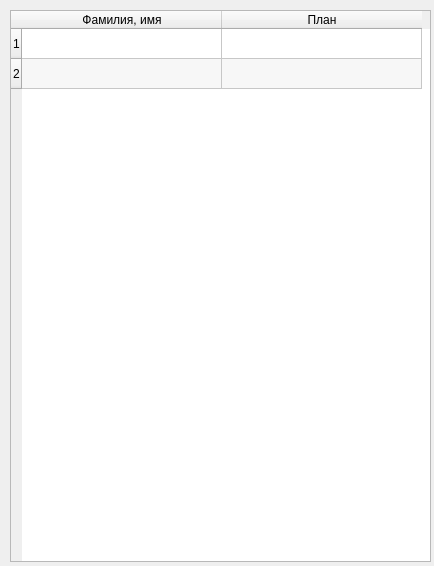
<?xml version="1.0" encoding="UTF-8"?>
<ui version="4.0">
 <class>plans</class>
 <widget class="QWidget" name="plans">
  <property name="geometry">
   <rect>
    <x>0</x>
    <y>0</y>
    <width>434</width>
    <height>566</height>
   </rect>
  </property>
  <property name="windowTitle">
   <string>Планы</string>
  </property>
  <widget class="QTableWidget" name="pl_table">
   <property name="geometry">
    <rect>
     <x>10</x>
     <y>10</y>
     <width>421</width>
     <height>552</height>
    </rect>
   </property>
   <property name="mouseTracking">
    <bool>true</bool>
   </property>
   <property name="dragEnabled">
    <bool>false</bool>
   </property>
   <property name="alternatingRowColors">
    <bool>true</bool>
   </property>
   <property name="sortingEnabled">
    <bool>false</bool>
   </property>
   <attribute name="horizontalHeaderDefaultSectionSize">
    <number>200</number>
   </attribute>
   <row>
    <property name="text">
     <string>1</string>
    </property>
   </row>
   <row>
    <property name="text">
     <string>2</string>
    </property>
   </row>
   <column>
    <property name="text">
     <string>Фамилия, имя</string>
    </property>
    <property name="font">
     <font>
      <italic>false</italic>
     </font>
    </property>
   </column>
   <column>
    <property name="text">
     <string>План</string>
    </property>
   </column>
  </widget>
 </widget>
 <resources/>
 <connections/>
</ui>
